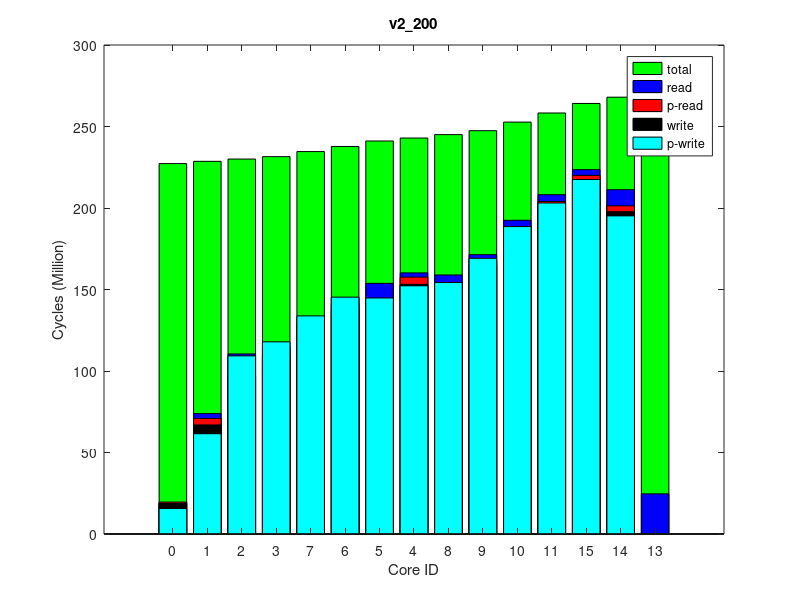

This figure's MATLAB source:
times(1, :, :) = [
766468, 228887239, 0
3968280, 230276102, 0
1072891, 231689628, 0
2727419, 233180650, 0
3166344, 236313791, 0
3237992, 239509351, 0
3205021, 242972554, 0
4432838, 244852846, 0
1441729, 247010352, 0
3140250, 249515346, 0
3426801, 254964009, 0
3445753, 260735296, 0
3388625, 266804799, 0
3565174, 270716605, 0
0, 271356073, 0
];
times(2, :, :) = [
766468, 228904515, 0
3967402, 230292517, 0
1074913, 231704393, 0
2728823, 233196869, 0
3166350, 236329562, 0
3241165, 239527600, 0
3206477, 242992108, 0
4432698, 244871061, 0
1441570, 247030039, 0
3139481, 249536080, 0
3427007, 254983391, 0
3442501, 260752310, 0
3387287, 266823538, 0
3567187, 270731772, 0
0, 271370416, 0
];
times(3, :, :) = [
766468, 228885250, 0
3967642, 230273987, 0
1076551, 231682164, 0
2726234, 233178474, 0
3168086, 236317206, 0
3240230, 239512635, 0
3211307, 242975852, 0
4432023, 244856175, 0
1441609, 247015321, 0
3147665, 249523806, 0
3427414, 254971570, 0
3442886, 260743220, 0
3388831, 266812653, 0
3569672, 270727785, 0
0, 271371620, 0
];
times(4, :, :) = [
766468, 228883888, 0
3967180, 230273468, 0
1075513, 231680568, 0
2730558, 233175344, 0
3167530, 236304055, 0
3238924, 239497698, 0
3206723, 242961801, 0
4437322, 244841447, 0
1440708, 246999524, 0
3144874, 249506045, 0
3425863, 254953864, 0
3441255, 260728319, 0
3388248, 266799547, 0
3566003, 270714364, 0
0, 271354707, 0
];
times(5, :, :) = [
766468, 228899676, 0
3967352, 230289825, 0
1075282, 231698586, 0
2729903, 233192279, 0
3169435, 236325324, 0
3240604, 239520425, 0
3204166, 242984187, 0
4435601, 244865876, 0
1442024, 247023873, 0
3142501, 249529181, 0
3427104, 254979486, 0
3442623, 260753652, 0
3388268, 266824345, 0
3571647, 270733664, 0
0, 271378890, 0
];
times(6, :, :) = [
766468, 228886959, 0
3968132, 230276302, 0
1074833, 231688293, 0
2726202, 233178502, 0
3169387, 236311821, 0
3240032, 239508923, 0
3204598, 242971157, 0
4430348, 244852119, 0
1441101, 247010197, 0
3145530, 249515982, 0
3424926, 254966842, 0
3440315, 260736938, 0
3387986, 266806434, 0
3560813, 270715069, 0
0, 271363926, 0
];
times(7, :, :) = [
766468, 228911350, 0
3966822, 230300807, 0
1074386, 231711478, 0
2728013, 233204085, 0
3165948, 236340176, 0
3242229, 239535305, 0
3202973, 242997257, 0
4433575, 244877548, 0
1440664, 247037464, 0
3144370, 249543754, 0
3425210, 254990330, 0
3441552, 260761539, 0
3389234, 266831887, 0
3570804, 270738207, 0
0, 271389180, 0
];
times(8, :, :) = [
766468, 228889928, 0
3968276, 230279249, 0
1073564, 231689906, 0
2728912, 233180280, 0
3169797, 236316244, 0
3247054, 239511116, 0
3203581, 242973341, 0
4432912, 244854352, 0
1441096, 247012665, 0
3144041, 249517678, 0
3428035, 254963090, 0
3443635, 260733719, 0
3389298, 266802945, 0
3565664, 270708880, 0
0, 271362016, 0
];
times(9, :, :) = [
766468, 228881711, 0
3968260, 230269857, 0
1074208, 231679869, 0
2728319, 233172225, 0
3167974, 236307723, 0
3245592, 239503540, 0
3205545, 242966703, 0
4432166, 244847615, 0
1441442, 247006232, 0
3146042, 249512340, 0
3426603, 254961105, 0
3443164, 260733335, 0
3388923, 266803036, 0
3558036, 270707692, 0
0, 271360066, 0
];
times(10, :, :) = [
766468, 228879493, 0
3968032, 230268637, 0
1077374, 231680096, 0
2727952, 233174970, 0
3166290, 236309523, 0
3245856, 239503847, 0
3203600, 242966781, 0
4436035, 244847970, 0
1441928, 247006592, 0
3145406, 249512900, 0
3427021, 254957819, 0
3441653, 260734668, 0
3387950, 266804684, 0
3564207, 270712511, 0
0, 271360264, 0
];
ave_times = round(squeeze(mean(times)));
format long g, ave_times
std_times = round(squeeze(std(times)));
format long g, std_times
polling_read_times = ave_times;
times(1, :, :) = [
15604370, 227611641, 0
61495710, 228996254, 0
109251331, 230398957, 0
117871549, 231884954, 0
133815178, 235005560, 0
145306673, 238183566, 0
144786298, 241634513, 0
152249543, 243507918, 0
154273933, 245663062, 0
169099221, 248162105, 0
188609526, 253598331, 0
203085125, 259367830, 0
217485173, 265443651, 0
195171367, 269363700, 0
0, 270010171, 0
];
times(2, :, :) = [
15649612, 227628938, 0
61544402, 229015729, 0
109290328, 230417748, 0
117900538, 231908035, 0
133778537, 235029148, 0
145260445, 238203485, 0
144803424, 241652117, 0
152293827, 243526700, 0
154321908, 245682818, 0
169161215, 248182093, 0
188661237, 253616434, 0
203079051, 259386461, 0
217492285, 265461036, 0
195192767, 269370137, 0
0, 270013526, 0
];
times(3, :, :) = [
15633215, 227615776, 0
61542532, 229000574, 0
109320288, 230401573, 0
117936929, 231880103, 0
133852762, 235002272, 0
145311518, 238178206, 0
144799867, 241624686, 0
152259543, 243500940, 0
154280452, 245654423, 0
169114672, 248155318, 0
188613345, 253589009, 0
203072330, 259360764, 0
217506004, 265436510, 0
195169148, 269349811, 0
0, 269995372, 0
];
times(4, :, :) = [
15652180, 227637469, 0
61581496, 229021233, 0
109368911, 230418604, 0
117991715, 231897993, 0
133883884, 235018170, 0
145354172, 238195262, 0
144843220, 241643713, 0
152311087, 243519785, 0
154337505, 245674667, 0
169146118, 248173458, 0
188600763, 253605412, 0
203059095, 259374557, 0
217480803, 265449439, 0
195173962, 269359446, 0
0, 270002965, 0
];
times(5, :, :) = [
15654102, 227635542, 0
61587732, 229022301, 0
109395100, 230426994, 0
118018908, 231916135, 0
133948908, 235038377, 0
145379781, 238215438, 0
144867612, 241666527, 0
152324442, 243541030, 0
154345169, 245696495, 0
169159330, 248196107, 0
188657404, 253630610, 0
203109810, 259404437, 0
217542030, 265481233, 0
195205093, 269393057, 0
0, 270044775, 0
];
times(6, :, :) = [
15636320, 227627781, 0
61507927, 229012909, 0
109257125, 230411958, 0
117878533, 231897798, 0
133789766, 235021395, 0
145271648, 238199257, 0
144788954, 241649722, 0
152272538, 243525962, 0
154300638, 245681462, 0
169151444, 248176338, 0
188637389, 253609145, 0
203076720, 259377307, 0
217491452, 265452135, 0
195182617, 269361237, 0
0, 270002650, 0
];
times(7, :, :) = [
15611777, 227621442, 0
61501107, 229008177, 0
109258293, 230410741, 0
117863411, 231900696, 0
133758671, 235023647, 0
145271480, 238198921, 0
144832426, 241648971, 0
152288575, 243524008, 0
154316789, 245679141, 0
169157820, 248177204, 0
188649418, 253608302, 0
203079903, 259376721, 0
217485080, 265453632, 0
195183647, 269372384, 0
0, 270016430, 0
];
times(8, :, :) = [
15627242, 227615158, 0
61527698, 229002753, 0
109303251, 230403490, 0
117922183, 231889315, 0
133834465, 235012540, 0
145326653, 238188240, 0
144843547, 241635931, 0
152308673, 243510921, 0
154334593, 245666598, 0
169143632, 248166328, 0
188615092, 253595284, 0
203058507, 259364333, 0
217472319, 265440781, 0
195165522, 269341638, 0
0, 269989425, 0
];
times(9, :, :) = [
15616914, 227605352, 0
61488656, 228990742, 0
109221458, 230391859, 0
117831686, 231881764, 0
133788572, 235001811, 0
145265280, 238179788, 0
144777665, 241631808, 0
152248869, 243507455, 0
154270493, 245662034, 0
169105448, 248160688, 0
188593348, 253592013, 0
203034706, 259358748, 0
217461093, 265434791, 0
195177786, 269351056, 0
0, 269993510, 0
];
times(10, :, :) = [
15599463, 227587883, 0
61452138, 228973348, 0
109162911, 230374160, 0
117768921, 231858366, 0
133696557, 234978265, 0
145195501, 238154514, 0
144725543, 241604040, 0
152186010, 243479384, 0
154214188, 245635253, 0
169070631, 248133597, 0
188558066, 253568021, 0
202994241, 259340999, 0
217428797, 265416677, 0
195145339, 269325832, 0
0, 269965398, 0
];
ave_times = round(squeeze(mean(times)));
format long g, ave_times
std_times = round(squeeze(std(times)));
format long g, std_times
polling_write_times = ave_times;
times(1, :, :) = [
0, 250668432, 0
6983824, 252184732, 64000
14092040, 253661162, 128000
6982235, 255262933, 64000
6930152, 258532644, 64000
7355474, 261859669, 64000
13291060, 265439619, 128000
7050790, 267368034, 64000
13705334, 269568495, 128000
7007623, 272125770, 64000
7497338, 277669296, 64000
7631606, 283723115, 64000
6927197, 289903603, 64000
13469596, 294016060, 128000
24646170, 294714263, 255980
];
times(2, :, :) = [
0, 250642414, 0
6983824, 252158988, 64000
14092094, 253635876, 128000
6982245, 255239066, 64000
6925258, 258504045, 64000
7356131, 261828151, 64000
13290386, 265402802, 128000
7049794, 267334790, 64000
13704837, 269535381, 128000
7009200, 272091964, 64000
7495333, 277637599, 64000
7631341, 283686903, 64000
6928400, 289868633, 64000
13471252, 293986655, 128000
24644227, 294675874, 255980
];
times(3, :, :) = [
0, 250650568, 0
6983824, 252166681, 64000
14091835, 253643925, 128000
6982235, 255247097, 64000
6922848, 258516029, 64000
7356712, 261842447, 64000
13290385, 265428568, 128000
7051269, 267360803, 64000
13705119, 269559191, 128000
7007358, 272116847, 64000
7495810, 277662245, 64000
7631955, 283709181, 64000
6928012, 289889559, 64000
13472598, 294005339, 128000
24644741, 294693853, 255980
];
times(4, :, :) = [
0, 250669118, 0
6983824, 252186253, 64000
14091557, 253665056, 128000
6982245, 255261082, 64000
6928370, 258529322, 64000
7357622, 261851520, 64000
13289920, 265432937, 128000
7052642, 267363862, 64000
13704673, 269563282, 128000
7008841, 272119497, 64000
7495890, 277666417, 64000
7631731, 283718710, 64000
6925895, 289897300, 64000
13471706, 294023298, 128000
24644760, 294710593, 255980
];
times(5, :, :) = [
0, 250645669, 0
6983824, 252162465, 64000
14091875, 253639724, 128000
6982250, 255235694, 64000
6923874, 258494872, 64000
7358059, 261823274, 64000
13291092, 265401985, 128000
7051433, 267332250, 64000
13703775, 269532273, 128000
7008287, 272090889, 64000
7496007, 277633872, 64000
7631363, 283686038, 64000
6928504, 289870237, 64000
13472724, 293988059, 128000
24645582, 294682929, 255980
];
times(6, :, :) = [
0, 250658800, 0
6983824, 252175896, 64000
14091550, 253652756, 128000
6982235, 255254497, 64000
6921425, 258525523, 64000
7356474, 261849754, 64000
13290643, 265431381, 128000
7048011, 267360376, 64000
13704241, 269559986, 128000
7006984, 272118456, 64000
7495384, 277664184, 64000
7631439, 283716970, 64000
6927936, 289893270, 64000
13468661, 294001141, 128000
24644919, 294690519, 255980
];
times(7, :, :) = [
0, 250683519, 0
6983824, 252198016, 64000
14092893, 253676142, 128000
6982250, 255278307, 64000
6925077, 258548605, 64000
7353953, 261871590, 64000
13291806, 265451315, 128000
7048500, 267383420, 64000
13704861, 269580334, 128000
7010489, 272135978, 64000
7497910, 277679677, 64000
7631670, 283730680, 64000
6926912, 289915318, 64000
13473356, 294026698, 128000
24644277, 294726470, 255980
];
times(8, :, :) = [
0, 250660059, 0
6983824, 252180511, 64000
14091985, 253658979, 128000
6982248, 255260518, 64000
6927315, 258529565, 64000
7356734, 261851499, 64000
13290886, 265431073, 128000
7053401, 267359590, 64000
13705643, 269559369, 128000
7008261, 272114306, 64000
7497457, 277659651, 64000
7631771, 283709051, 64000
6929041, 289887844, 64000
13475298, 293995710, 128000
24645338, 294683270, 255980
];
times(9, :, :) = [
0, 250673865, 0
6983824, 252188998, 64000
14091748, 253666423, 128000
6982235, 255269049, 64000
6924302, 258540459, 64000
7357476, 261862072, 64000
13291037, 265440231, 128000
7047691, 267368797, 64000
13705569, 269567793, 128000
7005946, 272126827, 64000
7495488, 277670980, 64000
7631647, 283724073, 64000
6927024, 289901917, 64000
13468080, 294019037, 128000
24644365, 294706889, 255980
];
times(10, :, :) = [
0, 250645856, 0
6984069, 252161804, 64000
14092178, 253640948, 128000
6982235, 255235035, 64000
6931864, 258501959, 64000
7356664, 261829138, 64000
13292211, 265406157, 128000
7044815, 267334388, 64000
13705035, 269535753, 128000
7007383, 272093723, 64000
7496676, 277637025, 64000
7631666, 283678071, 64000
6929015, 289861205, 64000
13472614, 293977946, 128000
24645847, 294665186, 255980
];
ave_times = round(squeeze(mean(times)));
format long g, ave_times
std_times = round(squeeze(std(times)));
format long g, std_times
read_times = ave_times;
times(1, :, :) = [
0, 227265364, 0
0, 228649388, 0
0, 230044674, 0
0, 231529786, 0
0, 234641474, 0
0, 237765248, 0
0, 241122391, 0
0, 242946670, 0
0, 245042367, 0
0, 247461859, 0
0, 252721536, 0
0, 258293729, 0
0, 264164342, 0
0, 267996769, 0
0, 268643721, 0
];
times(2, :, :) = [
0, 227278901, 0
0, 228660277, 0
0, 230055941, 0
0, 231537137, 0
0, 234645577, 0
0, 237767947, 0
0, 241126997, 0
0, 242951069, 0
0, 245046068, 0
0, 247467908, 0
0, 252727888, 0
0, 258305747, 0
0, 264177020, 0
0, 268000224, 0
0, 268649272, 0
];
times(3, :, :) = [
0, 227250109, 0
0, 228632114, 0
0, 230029905, 0
0, 231512276, 0
0, 234624215, 0
0, 237747151, 0
0, 241103976, 0
0, 242928417, 0
0, 245025553, 0
0, 247446827, 0
0, 252705971, 0
0, 258276342, 0
0, 264148643, 0
0, 267981378, 0
0, 268628650, 0
];
times(4, :, :) = [
0, 227246742, 0
0, 228630413, 0
0, 230023009, 0
0, 231500231, 0
0, 234610635, 0
0, 237732979, 0
0, 241090977, 0
0, 242917753, 0
0, 245011639, 0
0, 247433692, 0
0, 252691539, 0
0, 258268036, 0
0, 264137119, 0
0, 267979903, 0
0, 268624221, 0
];
times(5, :, :) = [
0, 227268665, 0
0, 228651285, 0
0, 230048149, 0
0, 231529086, 0
0, 234640097, 0
0, 237762370, 0
0, 241121877, 0
0, 242946274, 0
0, 245041446, 0
0, 247464710, 0
0, 252722613, 0
0, 258296448, 0
0, 264166610, 0
0, 268004353, 0
0, 268653334, 0
];
times(6, :, :) = [
0, 227253306, 0
0, 228632633, 0
0, 230029581, 0
0, 231510752, 0
0, 234627142, 0
0, 237748076, 0
0, 241107575, 0
0, 242932059, 0
0, 245027506, 0
0, 247449104, 0
0, 252707952, 0
0, 258282746, 0
0, 264153255, 0
0, 268003135, 0
0, 268648477, 0
];
times(7, :, :) = [
0, 227250989, 0
0, 228632213, 0
0, 230029946, 0
0, 231511645, 0
0, 234618620, 0
0, 237737822, 0
0, 241096837, 0
0, 242920480, 0
0, 245014054, 0
0, 247437287, 0
0, 252694474, 0
0, 258268498, 0
0, 264137968, 0
0, 267994299, 0
0, 268641352, 0
];
times(8, :, :) = [
0, 227252858, 0
0, 228637389, 0
0, 230032461, 0
0, 231516184, 0
0, 234628837, 0
0, 237750000, 0
0, 241109583, 0
0, 242933990, 0
0, 245028838, 0
0, 247451264, 0
0, 252710210, 0
0, 258283465, 0
0, 264153348, 0
0, 267993157, 0
0, 268638286, 0
];
times(9, :, :) = [
0, 227251147, 0
0, 228634330, 0
0, 230031753, 0
0, 231513350, 0
0, 234626543, 0
0, 237748145, 0
0, 241106383, 0
0, 242930612, 0
0, 245025437, 0
0, 247446827, 0
0, 252706583, 0
0, 258278462, 0
0, 264146898, 0
0, 267976061, 0
0, 268614229, 0
];
times(10, :, :) = [
0, 227229970, 0
0, 228614007, 0
0, 230008233, 0
0, 231490252, 0
0, 234597562, 0
0, 237717017, 0
0, 241074923, 0
0, 242899626, 0
0, 244995374, 0
0, 247415886, 0
0, 252675068, 0
0, 258247213, 0
0, 264118069, 0
0, 267935256, 0
0, 268572407, 0
];
ave_times = round(squeeze(mean(times)));
format long g, ave_times
std_times = round(squeeze(std(times)));
format long g, std_times
total_times = ave_times;
times(1, :, :) = [
18855814, 226991735, 64000
66914181, 228329823, 128000
96354541, 229686605, 64000
107860158, 231139951, 64000
124991350, 234207128, 64000
137760895, 237278161, 64000
140478174, 240553348, 64000
153153462, 242310355, 128000
145216186, 244364851, 64000
164388388, 246756713, 64000
184958795, 251961575, 64000
200533093, 257493598, 64000
216597579, 263317424, 64000
197758592, 267146107, 64000
0, 267785852, 0
];
times(2, :, :) = [
18845357, 226970700, 64000
66906712, 228311319, 128000
96335754, 229668015, 64000
107844970, 231128006, 64000
124960981, 234195100, 64000
137734171, 237264007, 64000
140459490, 240538923, 64000
153153485, 242296250, 128000
145215812, 244352848, 64000
164386191, 246745857, 64000
184960588, 251950691, 64000
200551964, 257484707, 64000
216616090, 263311299, 64000
197775015, 267144490, 64000
0, 267794923, 0
];
times(3, :, :) = [
18830573, 226989604, 64000
66883595, 228329244, 128000
96315972, 229685547, 64000
107828631, 231142142, 64000
124922983, 234207424, 64000
137656156, 237275553, 64000
140381947, 240554042, 64000
153088046, 242311951, 128000
145150144, 244366921, 64000
164316039, 246760094, 64000
184893356, 251965754, 64000
200520054, 257505699, 64000
216607500, 263331213, 64000
197770512, 267149859, 64000
0, 267798116, 0
];
times(4, :, :) = [
18833799, 226971717, 64000
66844386, 228311637, 128000
96231727, 229667948, 64000
107766352, 231128167, 64000
124896969, 234191809, 64000
137682438, 237261060, 64000
140431618, 240538668, 64000
153126519, 242295598, 128000
145191515, 244351011, 64000
164340988, 246745247, 64000
184916151, 251949305, 64000
200506427, 257482815, 64000
216600910, 263308486, 64000
197759210, 267143943, 64000
0, 267784109, 0
];
times(5, :, :) = [
18846700, 226991622, 64000
66906733, 228331529, 128000
96335734, 229687506, 64000
107856199, 231144996, 64000
124961682, 234206966, 64000
137707197, 237271473, 64000
140437509, 240548280, 64000
153104841, 242304957, 128000
145167321, 244362064, 64000
164329620, 246755288, 64000
184905968, 251958224, 64000
200509172, 257490867, 64000
216598163, 263318532, 64000
197753271, 267134255, 64000
0, 267793971, 0
];
times(6, :, :) = [
18866336, 227004531, 64000
66980996, 228339485, 128000
96502869, 229697361, 64000
108015853, 231155712, 64000
125128529, 234218455, 64000
137857742, 237285393, 64000
140580393, 240560187, 64000
153251711, 242317784, 128000
145310428, 244373801, 64000
164494912, 246767796, 64000
185066062, 251972417, 64000
200631917, 257508844, 64000
216652892, 263334340, 64000
197787740, 267174051, 64000
0, 267826738, 0
];
times(7, :, :) = [
18867604, 227012158, 64000
66975629, 228351963, 128000
96483155, 229707215, 64000
108001247, 231166176, 64000
125101857, 234226098, 64000
137800730, 237292602, 64000
140515126, 240570080, 64000
153168800, 242326846, 128000
145225814, 244383220, 64000
164395922, 246775970, 64000
185006267, 251980149, 64000
200583830, 257511548, 64000
216651806, 263337059, 64000
197769841, 267156361, 64000
0, 267797029, 0
];
times(8, :, :) = [
18853736, 226997042, 64000
66917312, 228337537, 128000
96377529, 229694097, 64000
107899009, 231147239, 64000
125027292, 234212779, 64000
137784629, 237284064, 64000
140505851, 240560903, 64000
153173944, 242319659, 128000
145236961, 244374770, 64000
164430407, 246767600, 64000
185051778, 251969154, 64000
200590263, 257501861, 64000
216633155, 263328450, 64000
197769781, 267152082, 64000
0, 267801227, 0
];
times(9, :, :) = [
18849942, 226997296, 64000
66910349, 228334569, 128000
96362377, 229688860, 64000
107887427, 231145075, 64000
124988897, 234209847, 64000
137752842, 237281164, 64000
140488536, 240557307, 64000
153170035, 242313423, 128000
145229029, 244369546, 64000
164389624, 246762390, 64000
184995086, 251967340, 64000
200557430, 257498724, 64000
216612574, 263325196, 64000
197771733, 267144069, 64000
0, 267792833, 0
];
times(10, :, :) = [
18854455, 227007449, 64000
66945006, 228346533, 128000
96448506, 229704680, 64000
107990182, 231157746, 64000
125083098, 234216409, 64000
137787844, 237284682, 64000
140504620, 240559870, 64000
153181562, 242318880, 128000
145240630, 244374059, 64000
164383731, 246767677, 64000
184973228, 251971691, 64000
200525980, 257504544, 64000
216604697, 263329346, 64000
197763791, 267146006, 64000
0, 267795317, 0
];
ave_times = round(squeeze(mean(times)));
format long g, ave_times
std_times = round(squeeze(std(times)));
format long g, std_times
write_times = ave_times;
mytitle = 'v2\_200';
% order = [1 2 3 4 8 7 6 5 9 10 11 12 15 14 13];
order = 1:15;

total_times = total_times(:, 2)(order);

read_times = read_times(:, 1)(order);
write_times = write_times(:, 1)(order);

polling_read_times = polling_read_times(:, 1)(order);
polling_write_times = polling_write_times(:, 1)(order);

total_times /= 1000000;

read_times /= 1000000;
write_times /= 1000000;

polling_read_times /= 1000000;
polling_write_times /= 1000000;

% laying read on top of write
read_times += write_times;
polling_read_times += write_times;

figure(1);
clf()
% set(gcf, 'Position', get(0,'Screensize'));
% set(gcf,'units','normalized','outerposition',[0 0 1 1])
bar(0:14, total_times,'g');
hold on;
bar(0:14, read_times,'b');
bar(0:14, polling_read_times,'r');
bar(0:14, write_times,'k');
bar(0:14, polling_write_times,'c');
hold off

axis([-2 16 0 300])
% axis([-1 15])
set(gca,'XTick',0:14);
set(gca,'xticklabel',{ '0'; '1'; '2'; '3'; '7'; '6'; '5'; '4'; '8'; '9'; '10'; '11'; '15'; '14'; '13' })

xlabel('Core ID')
ylabel('Cycles (Million)')

legend('total', 'read', 'p-read', 'write', 'p-write')
title(mytitle)
print(1, strcat(mytitle, '.png'))
